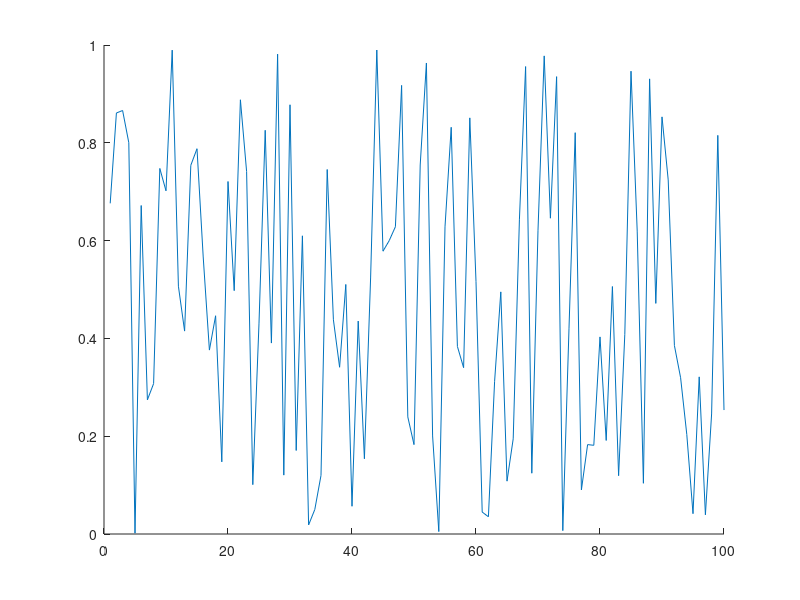

This figure's MATLAB source: (Note: this script raises an error after producing the figure.)
clc
close all
clear

if isfolder('pics') == 0
    mkdir('pics')
end

x = 1:100;
y = rand(100,1);
idxmin = find(y == max(y));
idxmax = find(y == min(y));
txt = ['\leftarrow y = ',int2str(max(y))];
hold on
plot(x,y)
plot(x,y,'o','MarkerIndices',[idxmin idxmax],'MarkerFaceColor','red','MarkerSize',5)
t = text(idxmax,y(idxmax),txt);
t.Color = [153/255 153/255 255/255];
hold off
legend('random plot [0:1]');
print -dpng ./pics/test.png
close
%% testing plot function
clc

x = [0:0.01:2*pi];
y = sin(x);
yCmp = cos(x);
string = 'My test plot';
p_title = 'test_print';
t="";

% test = myplot(x,y,string,p_title);
test2 = superplot(x,y,'plotName',"My super plot",'figureName',"super_plot");
test3 = superplot(x,y,'cmpYLegend',"cos(x)",'figureName',"cosxVsSinx",'cmpY',yCmp,'yLegend',"sin(x)",'yName',"Amplitude",'xName',"Samples NOT normalized to 2\pi", ...
    'plotName',"Plotting cos(x) against sin(x)");
close(test2);
close(test3);
test4 = superplot(x,y);

testV = ones(1,1);
testV(2) = 5;

%% testing MER loop
% clear
clc
close all
% clear

idx = 1;
for i = 0:200
    if ( rem((i-1)/4,1)==0 )
        validLen(idx) = i;
        idx = idx+1;
    end
end

% Constants are double-precision by default
vec = [9 129];

% for i
    
% for i = vec(1):0.01:vec(1)
%     fprintf("i is %d coefficients\n",i);
% end
    
% for i = 0:2:10
%     fprintf("i SHOULD be EVEN and is %d\n",i);
% end

%coefficients have to be even and divisible by span w/no remainder LOOK
%INTO THIS
%beta MUST be greater than 0
% [MER_out, betaTX_out, betaRCV_out, coeff_out] = MER_opt('Nsps',4,'numCoeffs',vec,'betaTX',[0 0.001 0.2],'betaRCV',[0.12 0.01 0.12],'MER',50);
% [MER_out, betaTX_out, betaRCV_out, coeff_out] = MER_opt('Nsps',4,'numCoeffs',[25 77],'betaTX',[.01 0.01 .16],'betaRCV',[0.12 0.01 0.34],'MER',40);

% last = find(~MER_out,1);
% fileID = fopen('GSM_parameters.txt','w');
% cBeta = char(hex2dec('03b2'));
% fprintf(fileID,'%10s %10s %10s %10s\r\n','MER', 'betaTX', 'betaRCV', 'length');
% % A = [MER_out(1:last-1); betaTX_out(1:last-1); betaRCV_out(1:last-1); coeff_out(1:last-1)];
% A = [MER_out; betaTX_out; betaRCV_out; coeff_out];
% fprintf(fileID,'%10.6f %10.6f %10.6f %8.0f\r\n',A);
% fclose(fileID);

c_idx = find(coeff_out==121);
max_121 = max(MER_out(c_idx(1):c_idx(end)));
desired_121 = find(MER_out>=54.0679);

DONE = ones(10,1);
finish = sum(DONE(1:5));

%% MER calc
% clc
% clear all
% close all
% den = [-0.001473028462308   0.005666223150735  -0.019416661964618  -0.041188246018261   0.083990599017613  -0.169565530125065   0.900837427479342 ...
%     0.311842632473442  -0.140969388867244   0.099871376920441  -0.088049305611010   0.023834632003521  -0.009447343197004   0.002953619390284]
% 
% pk = 0.99924965776672958;
% 
% 10*log10(pk^2/sum(den.^2));

%% Testing stuff
close all
clc
clear

x=(-10:0.1:10);
xs=x(x>-4 & x<4);
slope = @(var) var+1;
figure;
hold on;
% area(xs,normpdf(xs,0,3));
% plot(x,normpdf(x,0,3));
plot(x,slope(x));
area(xs,slope(xs));
ar = integral(slope,-4,4);
hold off

samples = 100;
% length of filter
N = 21;
% Order of filter
M = N-1;
% Number of symbols per sample OR Nsps
Nsps = 4;
% length of the pulse
span = M/Nsps;
% beta or excess bandwidth
beta = 0.25;
% Frequency vector (radians/sample)
w = [0:1:samples]/samples*pi;
% stopband frequency (cycles/sample)
fs = 0.2;

% compute IR
h_rcv = rcosdesign(beta,span,Nsps);
% FR
H_rcv = freqz(h_rcv,1,w);
abs_H = real(20*log10(abs(H_rcv)));
fun = @(x) abs_H(x)-20*log10(min(abs(H_rcv))) ;
funw = @(x) w(x);
samp = find(w/2/pi >= fs);

figure(2);
hold on
plot( w/2/pi,20*log10(abs(H_rcv))-20*log10(min(abs(H_rcv))));
% plot( w/2/pi,20*log10(abs(H_rcv)));
% figure(2)
area( funw(samp)/2/pi, abs_H(samp(1):samp(end))-20*log10(min(abs(H_rcv))) );
hold off
% % stopband frequency (cycles/sample)
% fs = 0.2;
Xs = 0:pi/5:pi;
Ys = sin(Xs');
wuut = Xs';
% Q = cumtrapz(Xs,Ys)
% zeropad = zeros( 
% plot(funw(samp)/2/pi,fun)
% QQ = cumtrapz([0.2:0.5]*2*pi,abs_H-20*log10(min(abs(H_rcv))));
% QQ = cumtrapz([0.2:0.5]*2*pi,abs_H);

% convert to linear units; sum them; convert back to dB
sum( 10.^(0.1.*(20.*log10(abs(H_rcv(41:101)))) ))

%% Measuring OOB requirements
clear 
close all
clc

format long
% window designer from 0 to pi
% load('KaisWin.mat');

% beta = 0.146600;  %trial 1
% N = 65;
% beta = 0.116400;    %trial 2
% N = 73;
beta = 0.144400;   %trial 3
N = 121;

Nsps = 4;
span = (N-1)/4;
% digital angular frequency, w (rads/sample)
w = [0:0.001:1000]/1000*pi;

GSM = rcosdesign(beta,span,Nsps);
As = 60;
b = 0.1102*(As-8.7);

% for bk = 2.057:0.0001:2.058
for bk = 2.057:0.001:2.057
    wn = kaiser(length(GSM), bk);
    h_TX = GSM.*wn.';
    h_GSM = GSM;

    % SRRC is a square root nyquist filter; firpm also
    % creates a sqrt nyquist filter
    M=N-1;
    beta = 0.12; Nsps=4; span=M/Nsps;
    fc=1/2/Nsps; fp=(1-beta)*fc; fs=(1+beta)*fc;
    fb = [0 fp fc fc fs .5]*2;
    a = [1 1 1/sqrt(2) 1/sqrt(2) 0 0];
    % wght vector needs to 2.4535 for passband
    wght = [2.4535 1 1];
    h_pps = firpm(M,fb,a,wght);

    % window
    h_pps = h_pps.*wn.';
%     h_pps = h_pps;

    % estimate order of SR Nyquist filter
%     ford=fb(2:end-1);
%     aord=[1 1/sqrt(2) 0];
%     sb=10^(-58/20);
%     dev=[sb 0.02 sb];
%     M_est=firpmord(ford,aord,dev);

    H_srrc = freqz(h_TX,1,w);
    H_pps = freqz(h_pps,1,w);

    % mag_H = 20*log10(abs(H));
    mag_H = 20*log10(abs(H_pps));
    baseband_ind = find( w/2/pi <= 0.14);
    OB1_ind = find(w/2/pi > 0.14 & w/2/pi <= 0.1752);
    OB2_ind = find(w/2/pi > 0.1752 & w/2/pi <= 0.42);
    OB3_ind = find(w/2/pi > 0.42);

    conv2mW = @(x) 10.^(x/20);
    conv2dBm =  @(x) 20.*log10(x);

    % For power, do i need to account for limits of SA
    spec_mW = sum(conv2mW(mag_H));
    bb_mW = sum(conv2mW(mag_H(baseband_ind(1):baseband_ind(end))));
    OB1_mW = sum(conv2mW(mag_H(OB1_ind(1):OB1_ind(end))));
    OB2_mW = sum(conv2mW(mag_H(OB2_ind(1):OB2_ind(end))));
    OB3_mW = sum(conv2mW(mag_H(OB3_ind(1):OB3_ind(end))));

    spec_dBm = conv2dBm(spec_mW);
    bb_dBm = conv2dBm(bb_mW);
    OB1_dBm = conv2dBm(OB1_mW);
    OB2_dBm = conv2dBm(OB2_mW);
    OB3_dBm = conv2dBm(OB3_mW);

    OB1_58 = bb_dBm-OB1_dBm;
    OB2_60 = bb_dBm-OB2_dBm;
    OB3_63 = bb_dBm-OB3_dBm;
    
    % can cascade firpm sqrt w/srrc, center coeff
    % isn't one BUT even symmetric
    cascade = conv(h_pps,GSM);
    cascade_SRRC = conv(GSM,GSM);
    
    num = cascade(N);
    den = zeros(floor(length(cascade)/Nsps),1);
    idx = 1;
    cnt = 0;
    for i = 1:length(cascade)
        if cnt == 0 && i ~= N
            den(idx) = cascade(i);
            cnt = cnt + 1;
            idx = idx + 1;
        elseif cnt >= Nsps-1
            cnt = 0;
        else
            cnt = cnt + 1;
        end
    end
    MER_theo = 10*log10( num^2/sum(den.^2) );
%     fprintf("Power transmitted in OB1 is %2.6f dB\n", OB1_58);
%     fprintf("Power transmitted in OB2 is %2.6f dB\n", OB2_60);
%     fprintf("Power transmitted in OB3 is %2.6f dB\n", OB3_63);
%     fprintf("MER is %2.6f | beta for kaiser: %2.6f\n",MER_theo,bk);
%     fprintf("OB1: %2.6f | OB2: %2.6f | OB3: %2.6f | MER: %2.6f | Bk: %2.4f\n",OB1_58,OB2_60,OB3_63,MER_theo,bk);
%     fprintf("Bk: %2.4f\n",bk);
    if OB1_58 > 58 && OB2_60 > 60 && OB3_63 > 63 && MER_theo >= 40
        fprintf("*************MET SPEC*************************\n");
        fprintf("Power transmitted in OB1 is %2.6f dB and greater by %2.6f dB from 58 dB requirement\n", OB1_58, OB1_58-58);
        fprintf("Power transmitted in OB2 is %2.6f dB and greater by %2.6f dB from 60 dB requirement\n", OB2_60, OB2_60-60);
        fprintf("Power transmitted in OB3 is %2.6f dB and greater by %2.6f dB from 63 dB requirement\n", OB3_63, OB3_63-63);
        fprintf("MER is %2.6f | beta for kaiser: %2.6f\n",MER_theo,bk);
    end
end

TX_MR = superplot(w/2/pi,20*log10(abs(H_pps)),'plotName',"Magnitude Response of PPS",'figureName',"PracticalPSResp",'yName',"Magnitude (dB)",...
    'xName',"Frequency (cycles/sample)",'yLegend',"SQRT FIRPM",'cmpY',20*log10(abs(H_srrc)),'cmpYLegend',"SRRC",...
    'plotAxis',[0 0.5 -100 20]);
hold on
% OOB requirement 1
plot([0.14 0.14],[-200 -58],'--k');
plot([0.14 0.1752],[-58 -58],'--k');
plot([0.1752 0.1752],[-200 -58],'--k');
% OOB requirement 2
plot([0.1752 0.1752],[-200 -60],':R');
plot([0.1752 0.42],[-60 -60],':R');
plot([0.42 0.42],[-200 -60],':R');
% OOB requirement 3
plot([0.42 0.42],[-200 -63],'g');
plot([0.42 0.5],[-63 -63],'g');
plot([0.5 0.5],[-200 -63],'g');
legend('Sqrt firpm','SRRC','OB1','OB1','OB1','OB2','OB2','OB2','OB3','OB3','OB3');
hold off
location = strcat('./pics/','PracticalPSResp','.png');
print(TX_MR, '-dpng', location);
close(TX_MR);

% scale desired coefficients
maxi = sum(abs(h_pps));
scaling = (1-2^-17)/maxi;

h_pps_1s17= round(h_pps*scaling*2^17);
if sum(abs(h_pps_1s17/2^17) > 1-2^-17)
    fprintf("Error need to scaled down h_pps more\n");
    return
end

h_pps_coeffs = unique(h_pps_1s17,'stable');


%% Test cascade
clear 
% close all
clc

coeff = 65;
Nsps = 4;
beta = 0.146600;

span = (coeff-1)/Nsps;
rcv = rcosdesign(beta, span, Nsps);

% SR Nyquist filter
bb = 2.0; spans = 25;
M = coeff-1;
fc = 1/(2*Nsps);fp=(1-.12)*fc; fs=(1+.12)*fc;
fb = [0 fp fc fc fs .5]*2;
a = [1 1 1/sqrt(2) 1/sqrt(2) 0 0];
wght = [2.4535 1 1];
h_pps=firpm(M,fb,a,wght);
w = [0:0.001:1000]/1000*pi;
wnNorm=kaiser(coeff,2.0);
wnGr=kaiser(coeff,3);
wnLT=kaiser(coeff,1);

H_pps = freqz(h_pps,1,w);
H_ppsGrBk=freqz( conv(h_pps,wnGr),1,w );
H_ppsNormBk=freqz( conv(h_pps,wnNorm),1,w );
H_ppsLTBk=freqz( conv(h_pps,wnLT),1,w );

figName="PPS_with_65coeffs";
pps_plot = superplot(w/2/pi,20*log10(abs(H_pps)),'cmpY',20*log10(H_ppsNormBk),'figureName',figName,...
    'plotAxis',[0 0.5 -100 40]);
hold on
plot(w/2/pi,20*log10(abs(H_ppsGrBk)),"-.g");
plot(w/2/pi,20*log10(abs(H_ppsLTBk)),"--m");
legend('beta=0','beta=2.0','beta=3','beta=1');
hold off
location = strcat('./pics/',figName,'.png');
print(pps_plot, '-dpng', location);

% Too much theory to figure out MER for LPF

%% Test PPS_opt
% clc
% clear 
% close all
% 
% % Constants are double-precision by default
% vec = [65 129];
% 
% [MER_out, betaTX_out, betaRCV_out, coeff_out, betaKais_out] = PPS_opt('Nsps',4,...
%     'numCoeffs',vec,'betaTX',[0 0.001 0.2],'betaRCV',[0.12 0.01 0.12],'MER',40,'betaKais',[0 0.01 10]);

%% File IO
clear all
close all
clc

fileID = fopen('GSM_parameters_SRRC.txt');
formatSpec = '%s';
N = 4;
C_text = textscan(fileID,formatSpec,N);
C_data0 = textscan(fileID,'%f %f %f %f');
fclose(fileID);
